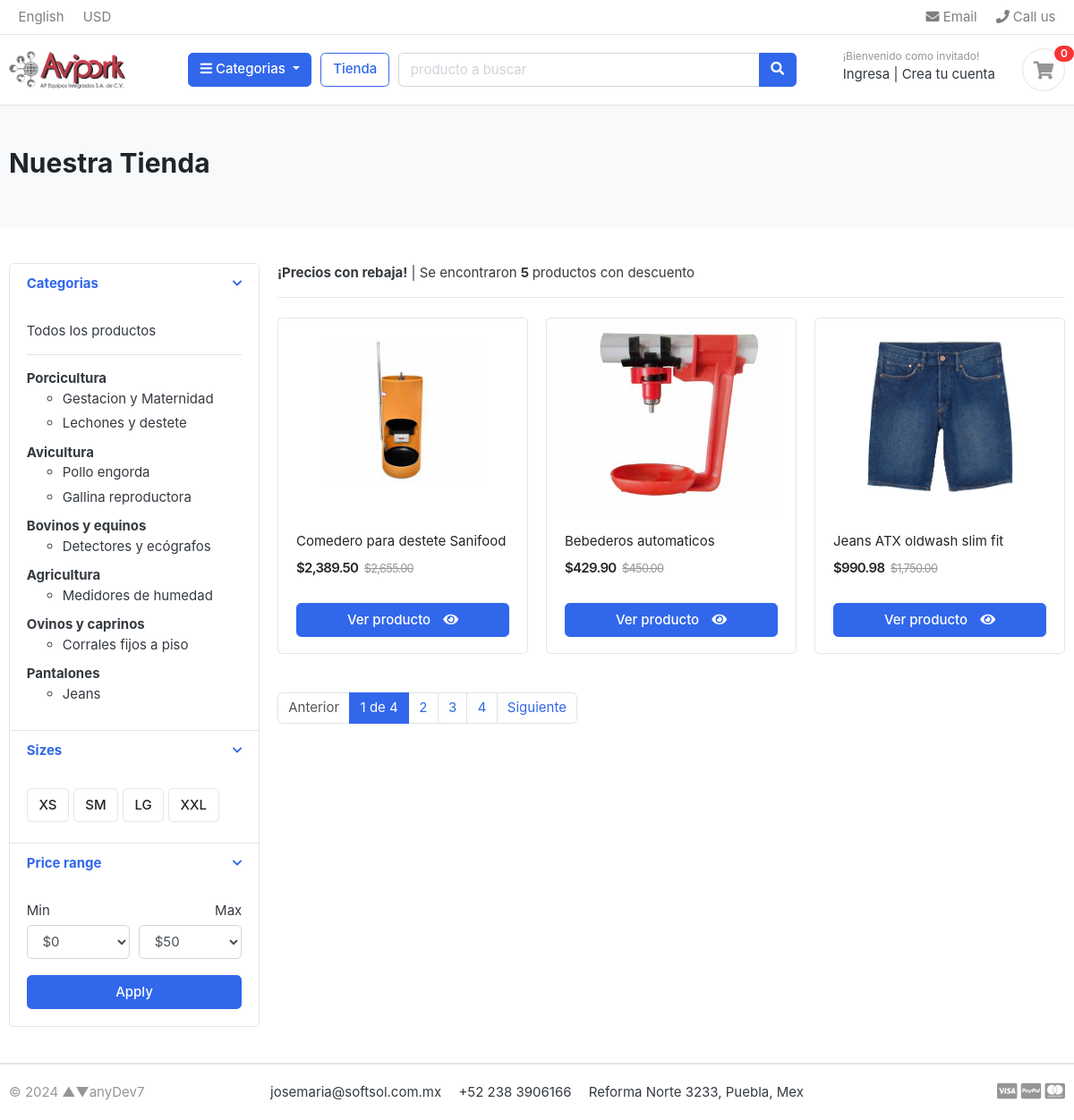
/store/, run on the app's committed database.
### category/models.py (models this page shows, shortened)
class Category(models.Model):
    name = models.CharField("Nombre", max_length=50, unique=True)
    slug = models.SlugField(max_length=100, unique=True)
    desc = models.TextField("Descripción", max_length=255, blank=True)
    image = models.ImageField(upload_to='photos/categories', blank=True)
    class Meta:
        verbose_name = 'categoria'
        verbose_name_plural = 'categorias'

class SubCategory(models.Model):
    name = models.CharField("Nombre", max_length=50, unique=True)
    slug = models.SlugField(max_length=100, unique=True)
    desc = models.TextField("Descripción", max_length=255, blank=True)
    image = models.ImageField("Imagenes", upload_to='photos/subcategories', blank=True)
    category = models.ForeignKey(Category, verbose_name="Categoria", on_delete=models.PROTECT)
    class Meta:
        verbose_name = 'subcategoria'
        verbose_name_plural = 'subcategorias'
    def get_url(self):
        return reverse('prod_by_cat', args=[self.slug]) # Solo funciona para el filtrado por subcategoria
    def __str__(self):
        return self.name

### store/models.py (models this page shows)
class Product(models.Model):
    name = models.CharField('Nombre prod', max_length=200, unique=True)
    slug = models.SlugField(max_length=255, unique=True)
    brand = models.CharField('Marca', max_length=200, blank=True)
    description = models.TextField('Descripción', max_length=500, blank=True)
    data_sheet = models.TextField('Ficha técnica', max_length=1500, blank=True)
    price = models.FloatField('Precio', blank=True)
    stock = models.IntegerField('Existencias', blank=True)
    stockvariations = models.ManyToManyField(Variation, through='StockVar', blank=True)
    tax = models.FloatField('Impuesto', blank=True,default=0.02)
    is_available = models.BooleanField('Disponible', default=True)
    has_discount = models.BooleanField('¿Descuento?', default=False)
    discount = models.FloatField(blank=True, null=True)
    low_price = models.FloatField('Precio con descuento', blank=True, default=0)
    start_by = models.DateTimeField(blank=True, null=True)
    end_by = models.DateTimeField(blank=True, null=True)
    image1 = models.ImageField(upload_to='photos/products', blank=True)
    image2 = models.ImageField(upload_to='photos/products', blank=True)
    image3 = models.ImageField(upload_to='photos/products', blank=True)
    image4 = models.ImageField(upload_to='photos/products', blank=True)
    created_at = models.DateTimeField(auto_now_add=True)
    updated_at = models.DateTimeField(auto_now=True)
    categories = models.ManyToManyField(SubCategory, blank=True)
    class Meta:
        verbose_name = 'producto'
        verbose_name_plural = 'productos'
    def get_url(self):
        subcat = None
        sub = self.categories.first()
        try:
            subcat = SubCategory.objects.get(name=sub)
        except Exception as e:
            raise e
        return reverse('product_detail', args=[subcat.slug, self.slug])
    """
    def __str__(self):
        return f"{self.name} | {self.price} | {self.stock} | {self.is_available} | {self.has_discount}"
    """

### store/views.py (the view)
# urls.py: path('store/', include('store.urls') ),
def store(request, category_slug=None):
    paged_products = None
    products = None
    low_prods = None
    if category_slug != None:
        category = get_object_or_404(SubCategory, slug=category_slug)
        products = Product.objects.filter(categories=category, is_available=True).order_by('-has_discount', '-created_at')
        prod_count = products.count()
        low_prods = Product.objects.filter(categories=category, is_available=True, has_discount=True)
        low_prod_count = low_prods.count()
    else:
        products = Product.objects.all().filter(is_available=True).order_by('-has_discount', '-created_at')
        prod_count = products.count()
        low_prods = Product.objects.filter(is_available=True, has_discount=True)
        low_prod_count = low_prods.count()
    if products:
        paged_products = paging(request, products, 3)
    context = {
        'title': 'Store',
        'products': paged_products,
        'prod_count': prod_count,
        'low_prod_count': low_prod_count,
    }
    return render(request, 'store/store.html', context)

### category/context_processors.py (called while the page is built)
def menu_cat_links(request):
    links = Category.objects.all()
    return dict(cat_links=links)

def menu_subcat_links(request):
    links = SubCategory.objects.all()
    return dict(subcat_links=links)

### ecart/context_processors.py (called while the page is built)
def counter(request):
    count = 0
    if 'admin' in request.path:
        return {}
    else:
        try:                    # filter: 'fetch' todos los que cumplen con la condición
            if request.user.is_authenticated:
                cart_items = CartItem.objects.all().filter(user=request.user)
            else:
                cart = Cart.objects.filter(cart_id=_cart_id(request))
                cart_items = CartItem.objects.all().filter(cart=cart[:1])
            for item in cart_items:
                count += item.quantity
        except Cart.DoesNotExist:
            count = 0
        return dict(cart_count=count)

### ecart/views.py (called while the page is built)
def _cart_id(request): # Conseguir la sesion actual
    cart = request.session.session_key
    if not cart:
        cart = request.session.create()
    return cart

### store/views.py (called while the page is built)
def paging(request, products, number_pages):
    paginator = None
    page = None
    paged_products = None
    paginator = Paginator(products, number_pages)
    page = request.GET.get('page')
    paged_products = paginator.get_page(page)
    return paged_products

### mainapp/templates/store/store.html (shortened to what this page needs)
{% extends "mainapp/layout.html" %}
{% load static %}
{% block content %}
<section class="section-pagetop bg">
<div class="container">
	{% if 'search' in request.path %}
	<h2 class="title-page">Resultados de su busqueda</h2>
	{% else %}
	<h2 class="title-page">Nuestra Tienda</h2>
	{% endif %}
</div>
</section>
<section class="section-content padding-y">
<div class="container">
<div class="row">
	<aside class="col-md-3">
<div class="card">
	<article class="filter-group">
		<header class="card-header">
			<a href="#" data-toggle="collapse" data-target="#collapse_1" aria-expanded="true" class="">
				<i class="icon-control fa fa-chevron-down"></i>
				<h6 class="title">Categorias</h6>
			</a>
		</header>
		<div class="filter-content collapse show" id="collapse_1" style="">
			<div class="card-body">
				<ul class="list-menu">
					<li><a href="{% url "store" %}">Todos los productos</a></li>
					<hr>
					{% for cat in cat_links %}
						<li><span> <b> {{cat.name}} </b></span>
							<ul>
									{% for subcat in subcat_links %}
										{% if subcat.category.name == cat.name  %}
											<li><a href="{{subcat.get_url}}"> {{subcat.name}}</a></li>
										{% endif %}
									{% endfor %}
							</ul>
						</li>
					{% endfor %}
				</ul>
			</div>
		</div>
	</article>
	<article class="filter-group">
		<header class="card-header">
			<a href="#" data-toggle="collapse" data-target="#collapse_4" aria-expanded="true" class="">
				<i class="icon-control fa fa-chevron-down"></i>
				<h6 class="title">Sizes </h6>
			</a>
		</header>
		<div class="filter-content collapse show" id="collapse_4" style="">
			<div class="card-body">
			  <label class="checkbox-btn">
			    <span class="btn btn-light"> XS </span>
			  </label>
			  <label class="checkbox-btn">
			    <span class="btn btn-light"> SM </span>
			  </label>
			  <label class="checkbox-btn">
			    <span class="btn btn-light"> LG </span>
			  </label>
			  <label class="checkbox-btn">
			    <span class="btn btn-light"> XXL </span>
			  </label>
		</div>
		</div>
	</article>
	<article class="filter-group">
		<header class="card-header">
			<a href="#" data-toggle="collapse" data-target="#collapse_3" aria-expanded="true" class="">
				<i class="icon-control fa fa-chevron-down"></i>
				<h6 class="title">Price range </h6>
			</a>
		</header>
		<div class="filter-content collapse show" id="collapse_3" style="">
			<div class="card-body">
				<div class="form-row">
				<div class="form-group col-md-6">
				  <label>Min</label>
				  	<select class="mr-2 form-control">
						<option value="0">$0</option>
					</select>
				</div>
				<div class="form-group text-right col-md-6">
				  <label>Max</label>
				  	<select class="mr-2 form-control">
						<option value="50">$50</option>
					</select>
				</div>
				</div>
				<button class="btn btn-block btn-primary">Apply</button>
			</div>
		</div>
	</article>
</div>
	</aside>
	<main class="col-md-9">
<header class="border-bottom mb-4 pb-3">
		<div class="form-inline">
			{% if low_prod_count > 0 %}
			<span class="mr-md-auto"> <b>¡Precios con rebaja!</b> | Se encontraron <b> {{low_prod_count}} </b> productos con descuento</span>
			{% else %}
			<span class="mr-md-auto">Se encontraron <b> {{prod_count}} </b> productos</span>
			{% endif %}
		</div>
</header>
<div class="row">
	{% if products %}
	{% for product in products %}
		<div class="col-md-4">
			<figure class="card card-product-grid">
				<div class="img-wrap">
					<a href="{{product.get_url}}"> <img src="{{product.image1.url}}"></a>
				</div>
				<figcaption class="info-wrap">
					<div class="fix-height">
						<a href="{{product.get_url}}" class="title">{{product.name}}</a>
						<div class="price-wrap mt-2">
							{% if product.has_discount %}
							<span class="price">${{product.low_price|floatformat:"2g"}}</span>
							<del class="price-old">${{product.price|floatformat:"2g"}}</del>
							{% else %}
							<span class="price">${{product.price|floatformat:"2g"}}</span>
							{% endif %}
						</div>
					</div>
					 <a href="{{product.get_url }}" class="btn btn-block btn-primary"> <span class="text">Ver producto</span> <i class="fas fa-eye"></i>  </a>
				</figcaption>
			</figure>
		</div>
	{% endfor %}
	{% else %}
	<head>No se encontraton coincidencias, intenta otra busqueda.</head>
	{% endif %}
</div>
<nav class="mt-4" aria-label="Page navigation sample">
	{% if not 'search' in request.path %}
	{% if products.has_other_pages %}
		<ul class="pagination">
			{% if products.has_previous %}
			<li class="page-item"><a class="page-link" href="?page= {{products.previous_page_number}}">Anterior</a></li>
			{% else %}
			<li class="page-item disabled"><a class="page-link" href="#">Anterior</a></li>
			{% endif %}
			{% for i in products.paginator.page_range|slice:":4" %}
				{% if products.number == i %}
				<li class="page-item active"><a class="page-link" href="#">{{i}} de {{ products.paginator.num_pages }}</a></li>
				{% else %}
				<li class="page-item disable"><a class="page-link" href="?page={{i}}">{{i}}</a></li>
				{% endif %}
			{% endfor %}
			{% if products.has_next %}
				<li class="page-item"><a class="page-link" href="?page= {{products.next_page_number}}">Siguiente</a></li>
			{% else %}
				<li class="page-item disabled"><a class="page-link" href="#">Siguiente</a></li>
			{% endif %}
		</ul>
	{% endif %}
	{% endif %}
</nav>
	</main>
</div>
</div>
</section>
{% endblock content %}

### mainapp/static/css/ui.css (style rules this page uses)
html { font-family: "Inter", sans-serif; font-size: 15px; }
.img-wrap { text-align: center; display: block; }
.img-wrap img { max-width: 100%; }
.price-wrap { letter-spacing: -0.7px; }
.padding-y { padding-top: 40px; padding-bottom: 40px; }
figure { margin-bottom: 0; }
article:after, .form-group:after { display: block; clear: both; content: ""; }
.bg { background-color: #f8f9fa; }
.title-page { color: #212529; }
.btn-light { background-color: #fff; border-color: #e4e4e4; }
.btn .text + i { margin-left: 10px; }
[class*=list-] li:after { visibility: hidden; display: block; content: ""; overflow: hidden; height: 0; clear: both; }
.list-menu { list-style: none; margin: 0; padding-left: 0; }
.list-menu li { margin-bottom: 5px; }
.list-menu a { color: #343a40; }
[class*=card-product] a.title { color: #212529; display: block; }
[class*=card-product] .img-wrap { overflow: hidden; position: relative; }
[class*=card-product] .img-wrap img { height: 100%; max-width: 100%; width: auto; display: inline-block; -o-object-fit: cover; object-fit: cover; }
.card-product-grid { margin-bottom: 20px; }
.card-product-grid .img-wrap { border-radius: 0.2rem 0.2rem 0 0; height: 220px; }
.card-product-grid .info-wrap { overflow: hidden; padding: 18px 20px; }
.card-product-grid .fix-height { height: 80px; overflow: hidden; }
.card .img-wrap { overflow: hidden; }
.price { font-weight: 600; color: #212529; }
.price-old { color: #969696; margin-left: 3px; font-size: 85%; }
.icon-control { margin-top: 5px; float: right; font-size: 80%; }
.card-header .title { margin-bottom: 0; line-height: 1.5; }
.filter-group { border-bottom: 1px solid #e4e4e4; }
.filter-group .card-header { border-bottom: 0; }
.filter-group:last-child { border-bottom: 0; }
.checkbox-btn { position: relative; }
.section-pagetop { padding: 45px 0; }

### data on the page
Category: name "Porcicultura"
SubCategory: name "Gestacion y Maternidad"
SubCategory: name "Lechones y destete"
Category: name "Avicultura"
SubCategory: name "Pollo engorda"
SubCategory: name "Gallina reproductora"
Category: name "Bovinos y equinos"
SubCategory: name "Detectores y ecógrafos"
Category: name "Agricultura"
SubCategory: name "Medidores de humedad"
Category: name "Ovinos y caprinos"
SubCategory: name "Corrales fijos a piso"
Category: name "Pantalones"
SubCategory: name "Jeans"
Product: image1 (picture), name "Comedero para destete Sanifood", low_price "2,389.50", price "2,655.00"
Product: image1 (picture), name "Bebederos automaticos", low_price "429.90", price "450.00"
Product: image1 (picture), name "Jeans ATX oldwash slim fit", low_price "990.98", price "1,750.00"

### other printed values
{{ cart_count }} "0"
{{ low_prod_count }} "5"
{{ i }} "1"
{{ products.paginator.num_pages }} "4"
{{ i }} "2" "3" "4"
